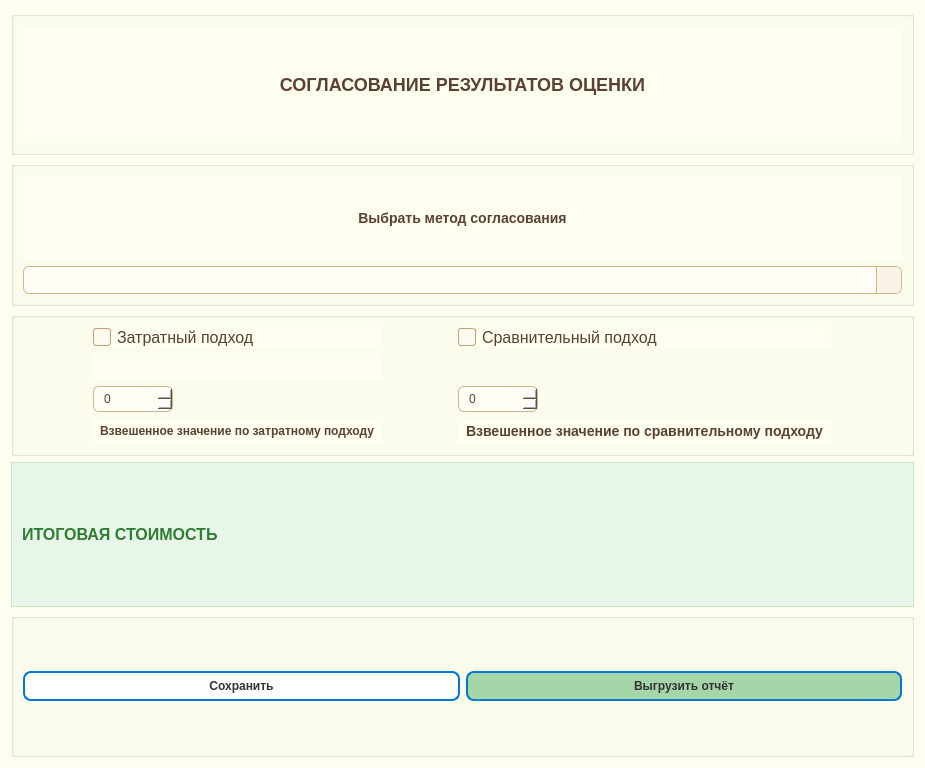
<?xml version="1.0" encoding="UTF-8"?>
<ui version="4.0">
 <class>Form</class>
 <widget class="QWidget" name="Form">
  <property name="geometry">
   <rect>
    <x>0</x>
    <y>0</y>
    <width>925</width>
    <height>768</height>
   </rect>
  </property>
  <property name="windowTitle">
   <string>Form</string>
  </property>
  <property name="styleSheet">
   <string notr="true">QMenuBar {
    background-color: #fdfdfd;
    border: 1px solid #cccccc;
}

QMenuBar::item {
    spacing: 4px;
    padding: 6px 14px;
    background: transparent;
    color: #333;
}

QMenuBar::item:selected {
    background: #cce0ff;
    color: #000;
    border-radius: 6px;
}

QMenu {
    background-color: #ffffff;
    border: 1px solid #c0c0c0;
    padding: 4px;
    border-radius: 6px;
}

QMenu::item {
    padding: 6px 18px;
    background-color: transparent;
    color: #333;
    border-radius: 4px;
}

QMenu::item:selected {
    background-color: #e6f0ff;
    color: #000;
}
QWidget {
    background-color: #fffff0;
}

</string>
  </property>
  <layout class="QGridLayout" name="gridLayout_2">
   <item row="3" column="0">
    <widget class="QLabel" name="label_final_cost">
     <property name="font">
      <font>
       <pointsize>-1</pointsize>
       <weight>75</weight>
       <bold>true</bold>
      </font>
     </property>
     <property name="styleSheet">
      <string notr="true">QLabel {
    font-size: 16px;
    font-weight: bold;
    color: #2e7d32;  /* Тёмно-зелёный */
    background-color: #e8f5e9;
    border: 1px solid #c8e6c9;
    padding: 6px;
}
</string>
     </property>
     <property name="text">
      <string>ИТОГОВАЯ СТОИМОСТЬ </string>
     </property>
    </widget>
   </item>
   <item row="1" column="0">
    <widget class="QGroupBox" name="groupBox_agreement_choose">
     <property name="title">
      <string/>
     </property>
     <layout class="QGridLayout" name="gridLayout_4">
      <item row="0" column="0">
       <widget class="QLabel" name="label_2">
        <property name="sizePolicy">
         <sizepolicy hsizetype="Preferred" vsizetype="Preferred">
          <horstretch>0</horstretch>
          <verstretch>0</verstretch>
         </sizepolicy>
        </property>
        <property name="font">
         <font>
          <pointsize>-1</pointsize>
          <weight>62</weight>
          <bold>true</bold>
         </font>
        </property>
        <property name="styleSheet">
         <string notr="true">QLabel {
    color: #5c4033;         
    font-size: 14px;
    font-weight: 500;
    padding: 2px 4px;
}
</string>
        </property>
        <property name="text">
         <string>Выбрать метод согласования</string>
        </property>
        <property name="alignment">
         <set>Qt::AlignCenter</set>
        </property>
       </widget>
      </item>
      <item row="1" column="0">
       <widget class="QComboBox" name="comboBox_agreement_list">
        <property name="styleSheet">
         <string notr="true">QComboBox {
    background-color: #fffdf5;
    color: #5c4033;
    border: 1px solid #d2b48c;
    border-radius: 6px;
    padding: 4px 6px;
    font-size: 14px;
}

QComboBox:focus {
    border: 1px solid #a07d5e;
    background-color: #fff8e1;
}

QComboBox::drop-down {
    subcontrol-origin: padding;
    subcontrol-position: top right;
    width: 24px;
    border-left: 1px solid #d2b48c;
    background-color: #f9f3e5;
    border-top-right-radius: 6px;
    border-bottom-right-radius: 6px;
}
QComboBox::down-arrow {
    width: 12px;
    height: 12px;
    image: none;
}

</string>
        </property>
       </widget>
      </item>
     </layout>
    </widget>
   </item>
   <item row="4" column="0">
    <widget class="QGroupBox" name="groupBox_final_save">
     <property name="title">
      <string/>
     </property>
     <layout class="QGridLayout" name="gridLayout_5">
      <item row="0" column="0">
       <widget class="QPushButton" name="pushButton_final_save">
        <property name="styleSheet">
         <string notr="true">QPushButton {
    background-color: #ffffff;
    color: #333333;
    border: 2px solid #0078d7;         /* синий акцент */
    border-radius: 8px;
    padding: 6px 12px;
    font-weight: bold;
}

QPushButton:hover {
    background-color: #e6f0ff;         /* светло-синий при наведении */
}

QPushButton:pressed {
    background-color: #cce0ff;         /* темнее при нажатии */
}

QPushButton:disabled {
    background-color: #f0f0f0;
    color: #a0a0a0;
    border: 1px solid #cccccc;
}
#pushButton_duplicate {
    background-color: #f9f9f9;
    border: 2px solid #28a745;   /* зелёный */
    border-radius: 8px;
    padding: 6px 14px;
}
#pushButton_duplicate:hover {
    background-color: #e6ffe9;
}
</string>
        </property>
        <property name="text">
         <string>Сохранить</string>
        </property>
       </widget>
      </item>
      <item row="0" column="1">
       <widget class="QPushButton" name="pushButton_upload_report">
        <property name="styleSheet">
         <string notr="true">QPushButton {
    background-color: #a5d6a7;
    color: #333333;
    border: 2px solid #0078d7;         /* синий акцент */
    border-radius: 8px;
    padding: 6px 12px;
    font-weight: bold;
}

QPushButton:hover {
    background-color: #e6f0ff;         /* светло-синий при наведении */
}

QPushButton:pressed {
    background-color: #cce0ff;         /* темнее при нажатии */
}

QPushButton:disabled {
    background-color: #f0f0f0;
    color: #a0a0a0;
    border: 1px solid #cccccc;
}
#pushButton_duplicate {
    background-color: #f9f9f9;
    border: 2px solid #28a745;   /* зелёный */
    border-radius: 8px;
    padding: 6px 14px;
}
#pushButton_duplicate:hover {
    background-color: #e6ffe9;
}
</string>
        </property>
        <property name="text">
         <string>Выгрузить отчёт</string>
        </property>
       </widget>
      </item>
     </layout>
    </widget>
   </item>
   <item row="2" column="0">
    <widget class="QGroupBox" name="groupBox_methods">
     <property name="title">
      <string/>
     </property>
     <layout class="QGridLayout" name="gridLayout">
      <item row="2" column="0">
       <widget class="QSpinBox" name="spinBox_cost_percent">
        <property name="sizePolicy">
         <sizepolicy hsizetype="Fixed" vsizetype="Fixed">
          <horstretch>0</horstretch>
          <verstretch>0</verstretch>
         </sizepolicy>
        </property>
        <property name="maximumSize">
         <size>
          <width>80</width>
          <height>16777215</height>
         </size>
        </property>
        <property name="styleSheet">
         <string notr="true">QSpinBox {
    background-color: #fffdf5;         /* светлый тёплый фон, как у QLineEdit */
    color: #5c4033;                    /* шоколадный текст */
    border: 1px solid #d2b48c;         /* светло-коричневая рамка */
    border-radius: 6px;
    padding: 4px 8px;
    font-size: 12px;
}

QSpinBox:focus {
    border: 1px solid #a07d5e;
    background-color: #fff8e1;
}

QSpinBox:drop-down {
    subcontrol-origin: padding;
    subcontrol-position: top right;
    width: 22px;
    border-left: 1px solid #d2b48c;
    background-color: #f9f3e5;
    border-top-right-radius: 6px;
    border-bottom-right-radius: 6px;
}

</string>
        </property>
       </widget>
      </item>
      <item row="0" column="1">
       <widget class="QCheckBox" name="checkBox_comparative">
        <property name="font">
         <font>
          <pointsize>-1</pointsize>
         </font>
        </property>
        <property name="styleSheet">
         <string notr="true">QCheckBox {
    spacing: 6px;
    font-size: 16px;
    color: #5c4033;
}

QCheckBox::indicator {
    width: 16px;
    height: 16px;
    border: 1px solid #bfa07a;
    background-color: #fffaf0;
    border-radius: 3px;
}

QCheckBox::indicator:hover {
    border: 1px solid #a07d5e;
    background-color: #f9f0df;
}

QCheckBox::indicator:checked {
    background-color: #d2b48c; /* тёплый коричнево-бежевый */
    border: 1px solid #a07d5e;
}

QCheckBox::indicator:disabled {
    background-color: #f0f0f0;
    border: 1px solid #cccccc;
}
</string>
        </property>
        <property name="text">
         <string>Сравнительный подход</string>
        </property>
       </widget>
      </item>
      <item row="3" column="1">
       <widget class="QLabel" name="label_comparative_weighted_average">
        <property name="styleSheet">
         <string notr="true">QLabel {
    color: #5c4033;         
    font-size: 14px;
    font-weight: 500;
    padding: 2px 4px;
}
</string>
        </property>
        <property name="text">
         <string>Взвешенное значение по сравнительному подходу</string>
        </property>
       </widget>
      </item>
      <item row="2" column="1">
       <widget class="QSpinBox" name="spinBox_comparative_percent">
        <property name="sizePolicy">
         <sizepolicy hsizetype="Fixed" vsizetype="Fixed">
          <horstretch>0</horstretch>
          <verstretch>0</verstretch>
         </sizepolicy>
        </property>
        <property name="minimumSize">
         <size>
          <width>50</width>
          <height>0</height>
         </size>
        </property>
        <property name="maximumSize">
         <size>
          <width>80</width>
          <height>16777215</height>
         </size>
        </property>
        <property name="styleSheet">
         <string notr="true">QSpinBox {
    background-color: #fffdf5;         /* светлый тёплый фон, как у QLineEdit */
    color: #5c4033;                    /* шоколадный текст */
    border: 1px solid #d2b48c;         /* светло-коричневая рамка */
    border-radius: 6px;
    padding: 4px 8px;
    font-size: 12px;
}

QSpinBox:focus {
    border: 1px solid #a07d5e;
    background-color: #fff8e1;
}

QSpinBox:drop-down {
    subcontrol-origin: padding;
    subcontrol-position: top right;
    width: 22px;
    border-left: 1px solid #d2b48c;
    background-color: #f9f3e5;
    border-top-right-radius: 6px;
    border-bottom-right-radius: 6px;
}

</string>
        </property>
       </widget>
      </item>
      <item row="1" column="0">
       <widget class="QLabel" name="label_building_land">
        <property name="text">
         <string/>
        </property>
       </widget>
      </item>
      <item row="3" column="0">
       <widget class="QLabel" name="label_cost_weighted_average">
        <property name="styleSheet">
         <string notr="true">QLabel {
    color: #5c4033;         
    font-size: 12px;
    font-weight: 500;
    padding: 2px 4px;
}
</string>
        </property>
        <property name="text">
         <string>Взвешенное значение по затратному подходу</string>
        </property>
       </widget>
      </item>
      <item row="0" column="0">
       <widget class="QCheckBox" name="checkBox_cost">
        <property name="font">
         <font>
          <pointsize>-1</pointsize>
         </font>
        </property>
        <property name="styleSheet">
         <string notr="true">QCheckBox {
    spacing: 6px;
    font-size: 16px;
    color: #5c4033;
}

QCheckBox::indicator {
    width: 16px;
    height: 16px;
    border: 1px solid #bfa07a;
    background-color: #fffaf0;
    border-radius: 3px;
}

QCheckBox::indicator:hover {
    border: 1px solid #a07d5e;
    background-color: #f9f0df;
}

QCheckBox::indicator:checked {
    background-color: #d2b48c; /* тёплый коричнево-бежевый */
    border: 1px solid #a07d5e;
}

QCheckBox::indicator:disabled {
    background-color: #f0f0f0;
    border: 1px solid #cccccc;
}
</string>
        </property>
        <property name="text">
         <string>Затратный подход</string>
        </property>
       </widget>
      </item>
     </layout>
    </widget>
   </item>
   <item row="0" column="0">
    <widget class="QGroupBox" name="groupBox_text_agreement">
     <property name="layoutDirection">
      <enum>Qt::LeftToRight</enum>
     </property>
     <property name="title">
      <string/>
     </property>
     <property name="alignment">
      <set>Qt::AlignBottom|Qt::AlignHCenter</set>
     </property>
     <layout class="QGridLayout" name="gridLayout_3">
      <item row="0" column="0">
       <widget class="QLabel" name="label">
        <property name="palette">
         <palette>
          <active>
           <colorrole role="WindowText">
            <brush brushstyle="SolidPattern">
             <color alpha="255">
              <red>92</red>
              <green>64</green>
              <blue>51</blue>
             </color>
            </brush>
           </colorrole>
           <colorrole role="Button">
            <brush brushstyle="SolidPattern">
             <color alpha="255">
              <red>255</red>
              <green>255</green>
              <blue>240</blue>
             </color>
            </brush>
           </colorrole>
           <colorrole role="Light">
            <brush brushstyle="SolidPattern">
             <color alpha="255">
              <red>176</red>
              <green>161</green>
              <blue>255</blue>
             </color>
            </brush>
           </colorrole>
           <colorrole role="Midlight">
            <brush brushstyle="SolidPattern">
             <color alpha="255">
              <red>128</red>
              <green>107</green>
              <blue>247</blue>
             </color>
            </brush>
           </colorrole>
           <colorrole role="Dark">
            <brush brushstyle="SolidPattern">
             <color alpha="255">
              <red>40</red>
              <green>26</green>
              <blue>120</blue>
             </color>
            </brush>
           </colorrole>
           <colorrole role="Mid">
            <brush brushstyle="SolidPattern">
             <color alpha="255">
              <red>54</red>
              <green>35</green>
              <blue>160</blue>
             </color>
            </brush>
           </colorrole>
           <colorrole role="Text">
            <brush brushstyle="SolidPattern">
             <color alpha="255">
              <red>92</red>
              <green>64</green>
              <blue>51</blue>
             </color>
            </brush>
           </colorrole>
           <colorrole role="BrightText">
            <brush brushstyle="SolidPattern">
             <color alpha="255">
              <red>255</red>
              <green>255</green>
              <blue>255</blue>
             </color>
            </brush>
           </colorrole>
           <colorrole role="ButtonText">
            <brush brushstyle="SolidPattern">
             <color alpha="255">
              <red>92</red>
              <green>64</green>
              <blue>51</blue>
             </color>
            </brush>
           </colorrole>
           <colorrole role="Base">
            <brush brushstyle="SolidPattern">
             <color alpha="255">
              <red>255</red>
              <green>255</green>
              <blue>240</blue>
             </color>
            </brush>
           </colorrole>
           <colorrole role="Window">
            <brush brushstyle="SolidPattern">
             <color alpha="255">
              <red>255</red>
              <green>255</green>
              <blue>240</blue>
             </color>
            </brush>
           </colorrole>
           <colorrole role="Shadow">
            <brush brushstyle="SolidPattern">
             <color alpha="255">
              <red>0</red>
              <green>0</green>
              <blue>0</blue>
             </color>
            </brush>
           </colorrole>
           <colorrole role="AlternateBase">
            <brush brushstyle="SolidPattern">
             <color alpha="255">
              <red>168</red>
              <green>154</green>
              <blue>247</blue>
             </color>
            </brush>
           </colorrole>
           <colorrole role="ToolTipBase">
            <brush brushstyle="SolidPattern">
             <color alpha="255">
              <red>255</red>
              <green>255</green>
              <blue>220</blue>
             </color>
            </brush>
           </colorrole>
           <colorrole role="ToolTipText">
            <brush brushstyle="SolidPattern">
             <color alpha="255">
              <red>0</red>
              <green>0</green>
              <blue>0</blue>
             </color>
            </brush>
           </colorrole>
          </active>
          <inactive>
           <colorrole role="WindowText">
            <brush brushstyle="SolidPattern">
             <color alpha="255">
              <red>92</red>
              <green>64</green>
              <blue>51</blue>
             </color>
            </brush>
           </colorrole>
           <colorrole role="Button">
            <brush brushstyle="SolidPattern">
             <color alpha="255">
              <red>255</red>
              <green>255</green>
              <blue>240</blue>
             </color>
            </brush>
           </colorrole>
           <colorrole role="Light">
            <brush brushstyle="SolidPattern">
             <color alpha="255">
              <red>176</red>
              <green>161</green>
              <blue>255</blue>
             </color>
            </brush>
           </colorrole>
           <colorrole role="Midlight">
            <brush brushstyle="SolidPattern">
             <color alpha="255">
              <red>128</red>
              <green>107</green>
              <blue>247</blue>
             </color>
            </brush>
           </colorrole>
           <colorrole role="Dark">
            <brush brushstyle="SolidPattern">
             <color alpha="255">
              <red>40</red>
              <green>26</green>
              <blue>120</blue>
             </color>
            </brush>
           </colorrole>
           <colorrole role="Mid">
            <brush brushstyle="SolidPattern">
             <color alpha="255">
              <red>54</red>
              <green>35</green>
              <blue>160</blue>
             </color>
            </brush>
           </colorrole>
           <colorrole role="Text">
            <brush brushstyle="SolidPattern">
             <color alpha="255">
              <red>92</red>
              <green>64</green>
              <blue>51</blue>
             </color>
            </brush>
           </colorrole>
           <colorrole role="BrightText">
            <brush brushstyle="SolidPattern">
             <color alpha="255">
              <red>255</red>
              <green>255</green>
              <blue>255</blue>
             </color>
            </brush>
           </colorrole>
           <colorrole role="ButtonText">
            <brush brushstyle="SolidPattern">
             <color alpha="255">
              <red>92</red>
              <green>64</green>
              <blue>51</blue>
             </color>
            </brush>
           </colorrole>
           <colorrole role="Base">
            <brush brushstyle="SolidPattern">
             <color alpha="255">
              <red>255</red>
              <green>255</green>
              <blue>240</blue>
             </color>
            </brush>
           </colorrole>
           <colorrole role="Window">
            <brush brushstyle="SolidPattern">
             <color alpha="255">
              <red>255</red>
              <green>255</green>
              <blue>240</blue>
             </color>
            </brush>
           </colorrole>
           <colorrole role="Shadow">
            <brush brushstyle="SolidPattern">
             <color alpha="255">
              <red>0</red>
              <green>0</green>
              <blue>0</blue>
             </color>
            </brush>
           </colorrole>
           <colorrole role="AlternateBase">
            <brush brushstyle="SolidPattern">
             <color alpha="255">
              <red>168</red>
              <green>154</green>
              <blue>247</blue>
             </color>
            </brush>
           </colorrole>
           <colorrole role="ToolTipBase">
            <brush brushstyle="SolidPattern">
             <color alpha="255">
              <red>255</red>
              <green>255</green>
              <blue>220</blue>
             </color>
            </brush>
           </colorrole>
           <colorrole role="ToolTipText">
            <brush brushstyle="SolidPattern">
             <color alpha="255">
              <red>0</red>
              <green>0</green>
              <blue>0</blue>
             </color>
            </brush>
           </colorrole>
          </inactive>
          <disabled>
           <colorrole role="WindowText">
            <brush brushstyle="SolidPattern">
             <color alpha="255">
              <red>92</red>
              <green>64</green>
              <blue>51</blue>
             </color>
            </brush>
           </colorrole>
           <colorrole role="Button">
            <brush brushstyle="SolidPattern">
             <color alpha="255">
              <red>255</red>
              <green>255</green>
              <blue>240</blue>
             </color>
            </brush>
           </colorrole>
           <colorrole role="Light">
            <brush brushstyle="SolidPattern">
             <color alpha="255">
              <red>176</red>
              <green>161</green>
              <blue>255</blue>
             </color>
            </brush>
           </colorrole>
           <colorrole role="Midlight">
            <brush brushstyle="SolidPattern">
             <color alpha="255">
              <red>128</red>
              <green>107</green>
              <blue>247</blue>
             </color>
            </brush>
           </colorrole>
           <colorrole role="Dark">
            <brush brushstyle="SolidPattern">
             <color alpha="255">
              <red>40</red>
              <green>26</green>
              <blue>120</blue>
             </color>
            </brush>
           </colorrole>
           <colorrole role="Mid">
            <brush brushstyle="SolidPattern">
             <color alpha="255">
              <red>54</red>
              <green>35</green>
              <blue>160</blue>
             </color>
            </brush>
           </colorrole>
           <colorrole role="Text">
            <brush brushstyle="SolidPattern">
             <color alpha="255">
              <red>92</red>
              <green>64</green>
              <blue>51</blue>
             </color>
            </brush>
           </colorrole>
           <colorrole role="BrightText">
            <brush brushstyle="SolidPattern">
             <color alpha="255">
              <red>255</red>
              <green>255</green>
              <blue>255</blue>
             </color>
            </brush>
           </colorrole>
           <colorrole role="ButtonText">
            <brush brushstyle="SolidPattern">
             <color alpha="255">
              <red>92</red>
              <green>64</green>
              <blue>51</blue>
             </color>
            </brush>
           </colorrole>
           <colorrole role="Base">
            <brush brushstyle="SolidPattern">
             <color alpha="255">
              <red>255</red>
              <green>255</green>
              <blue>240</blue>
             </color>
            </brush>
           </colorrole>
           <colorrole role="Window">
            <brush brushstyle="SolidPattern">
             <color alpha="255">
              <red>255</red>
              <green>255</green>
              <blue>240</blue>
             </color>
            </brush>
           </colorrole>
           <colorrole role="Shadow">
            <brush brushstyle="SolidPattern">
             <color alpha="255">
              <red>0</red>
              <green>0</green>
              <blue>0</blue>
             </color>
            </brush>
           </colorrole>
           <colorrole role="AlternateBase">
            <brush brushstyle="SolidPattern">
             <color alpha="255">
              <red>81</red>
              <green>53</green>
              <blue>240</blue>
             </color>
            </brush>
           </colorrole>
           <colorrole role="ToolTipBase">
            <brush brushstyle="SolidPattern">
             <color alpha="255">
              <red>255</red>
              <green>255</green>
              <blue>220</blue>
             </color>
            </brush>
           </colorrole>
           <colorrole role="ToolTipText">
            <brush brushstyle="SolidPattern">
             <color alpha="255">
              <red>0</red>
              <green>0</green>
              <blue>0</blue>
             </color>
            </brush>
           </colorrole>
          </disabled>
         </palette>
        </property>
        <property name="font">
         <font>
          <pointsize>-1</pointsize>
          <weight>62</weight>
          <bold>true</bold>
         </font>
        </property>
        <property name="styleSheet">
         <string notr="true">QLabel {
    color: #5c4033;         
    font-size: 18px;
    font-weight: 500;
    padding: 2px 4px;
}
</string>
        </property>
        <property name="text">
         <string>СОГЛАСОВАНИЕ РЕЗУЛЬТАТОВ ОЦЕНКИ</string>
        </property>
        <property name="alignment">
         <set>Qt::AlignCenter</set>
        </property>
       </widget>
      </item>
     </layout>
    </widget>
   </item>
  </layout>
 </widget>
 <resources/>
 <connections/>
</ui>
